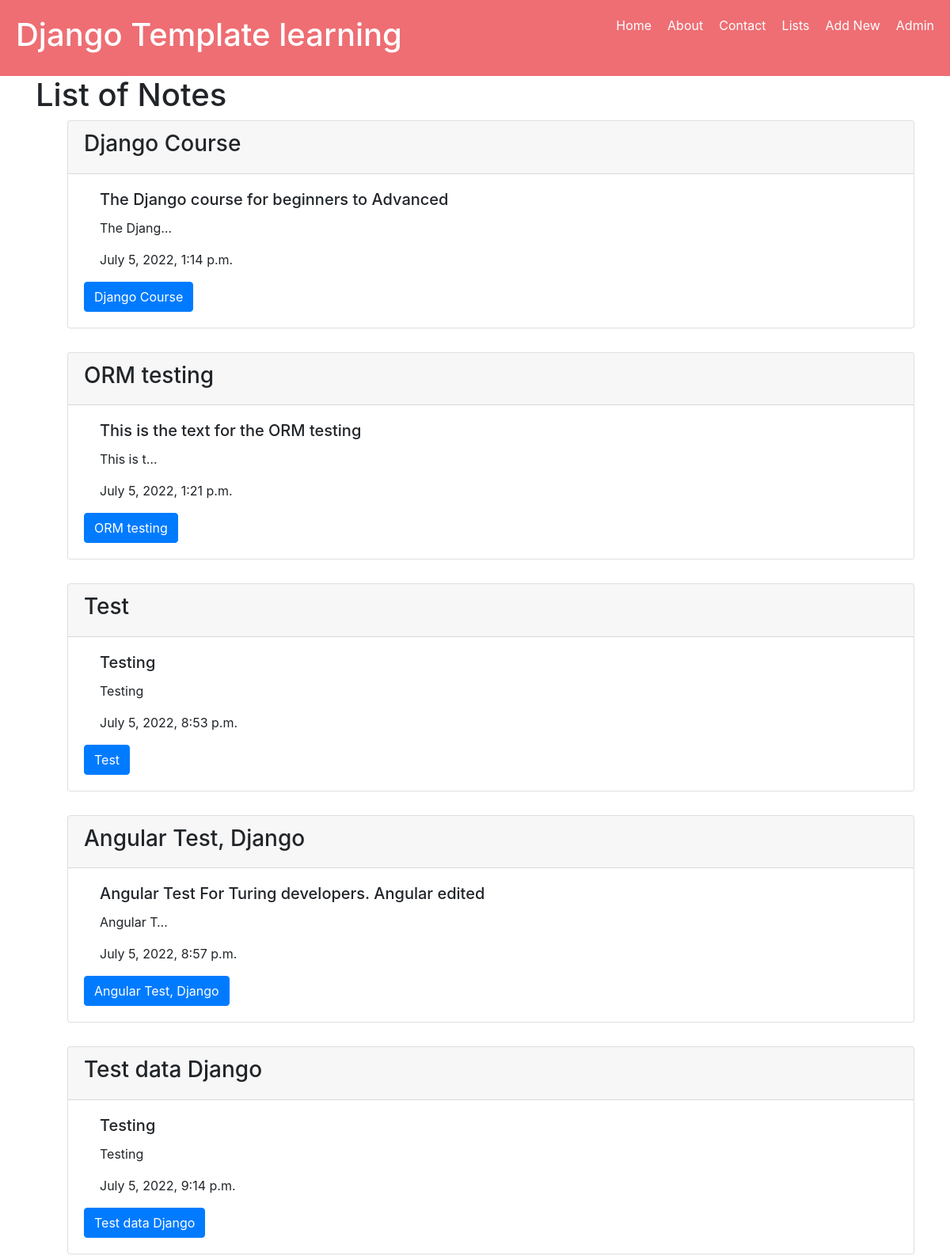
/list (upper part), run on an earlier commit of the app's database.
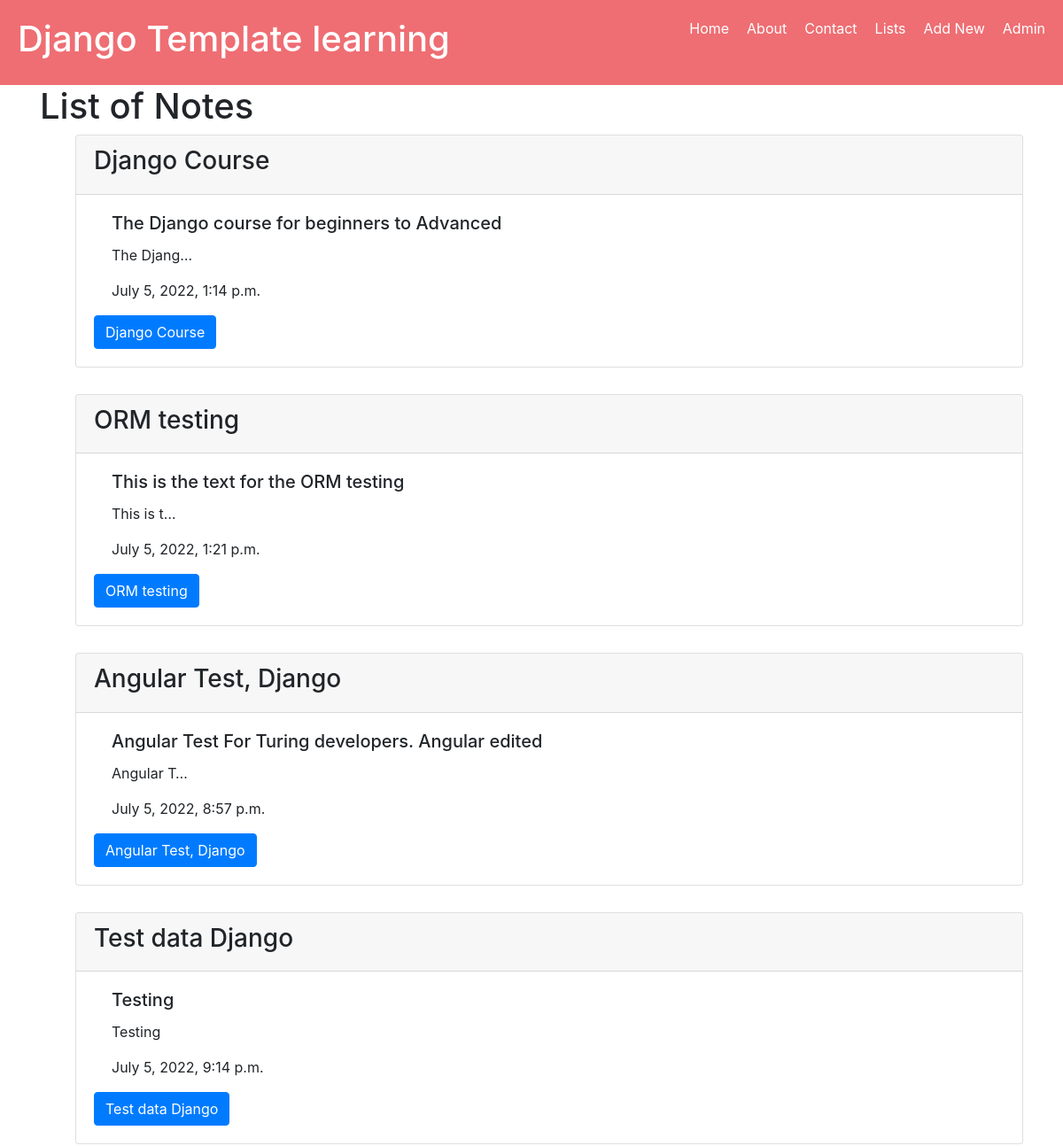
And on a later commit of the database.
### notes/models.py (models this page shows)
class Notes(models.Model):
    title = models.CharField(max_length=200)
    text = models.TextField()
    created_at = models.DateTimeField(auto_now_add= True)
    user= models.ForeignKey(User, on_delete=models.CASCADE, related_name='notes')

### notes/views.py (the view)
# urls.py: path('list', views.list, name='list'),
def list(request):
    notes = Notes.objects.all()
    return render(request, 'notes/list.html', {'notes': notes, 'today': datetime.today()})

### notes/templates/notes/list.html
{% extends "base.html" %} {% block content %}
    <div class="container">
    <h1>List of Notes</h1>
    <ul>
      {% for note in notes %}
      <div class="card" style="margin-bottom: 30px ;">
        <div class="card-header">
            <h3>{{note.title}}</h3>
        </div>
        <div class="card-body">
          <h5 class="card-title"><li>{{note.text}}</li></h5>
          <p class="card-title"><li>{{note.text | truncatechars:10}}</li></p>
          <p class="card-text"><li>{{note.created_at}}</li></p>
          <a href="notes/{{note.pk}}" class="btn btn-primary">{{note.title}} </a>
        </div>
      </div>
      {% endfor %}
    </div>
{% endblock %}

What changed in the data, as far as the page shows it:
removed Notes: title "Test", text "Testing", created_at "July 5, 2022, 8:53 p.m."
